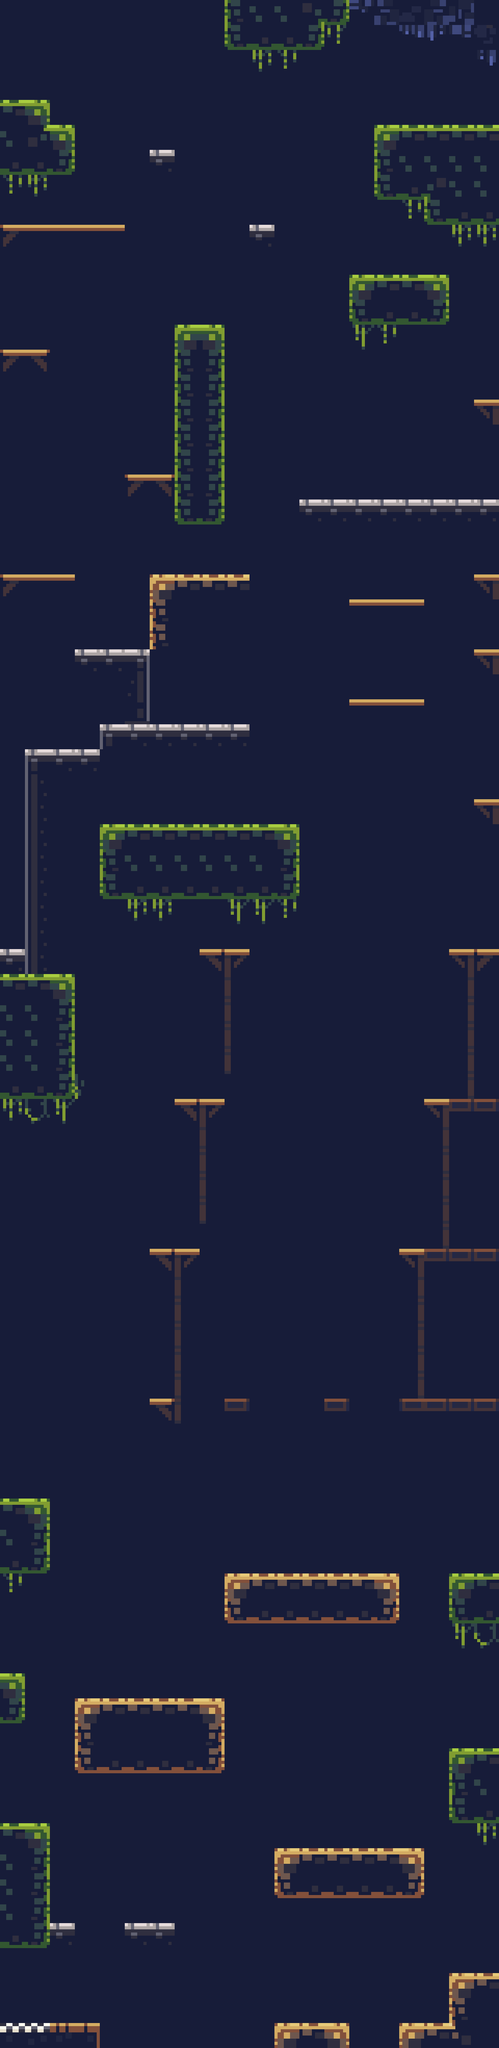

Below is a game level as drawn by its tile map, then a one-line description and the .tmx that defines it (tile-layer data replaced by summaries):
An orthogonal 20x82 tile map with 64x64 px tiles, 4 tile layers (BG, Terrain, Platforms, FG), 7 tilesets and 125 objects (25x Frog, 24x torch_flame, 24x torch_base, 22x spikes, 20x coin, ...).

<map version="1.10" tiledversion="1.11.2" orientation="orthogonal" renderorder="right-down" width="20" height="82" tilewidth="64" tileheight="64" infinite="0" nextlayerid="13" nextobjectid="319">
 <tileset firstgid="1" source="../tilesets/MP2 Tileset_scaled_64x.tsx" />
 <tileset firstgid="385" source="../tilesets/MP2 Ground Tileset.tsx" />
 <tileset firstgid="475" source="../tilesets/scaled player.tsx" />
 <tileset firstgid="476" source="../tilesets/spikes.tsx" />
 <tileset firstgid="477" source="../tilesets/frog.tsx" />
 <tileset firstgid="478" source="../tilesets/coin.tsx" />
 <tileset firstgid="479" source="../tilesets/scaled diseased rat.tsx" />
 <layer id="1" name="BG" width="20" height="82">
  <data>[1640 cells, 1640 non-empty, 2 distinct tile ids]</data>
 </layer>
 <objectgroup id="8" name="BG details">
  <object id="139" name="torch_flame" gid="66" x="576" y="896" width="64" height="64" />
  <object id="140" name="torch_flame" gid="66" x="384" y="896" width="64" height="64" />
  <object id="141" name="torch_flame" gid="66" x="512" y="512" width="64" height="64" />
  <object id="142" name="torch_flame" gid="66" x="896" y="384" width="64" height="64" />
  <object id="143" name="torch_flame" gid="66" x="192" y="320" width="64" height="64" />
  <object id="144" name="torch_flame" gid="66" x="768" y="1600" width="64" height="64" />
  <object id="145" name="torch_flame" gid="66" x="64" y="1600" width="64" height="64" />
  <object id="146" name="torch_flame" gid="66" x="210.667" y="2085.33" width="64" height="64" />
  <object id="147" name="torch_flame" gid="66" x="704" y="1984" width="64" height="64" />
  <object id="148" name="torch_flame" gid="66" x="1088" y="2240" width="64" height="64" />
  <object id="149" name="torch_flame" gid="66" x="1216" y="2560" width="64" height="64" />
  <object id="150" name="torch_flame" gid="66" x="256" y="2496" width="64" height="64" />
  <object id="151" name="torch_flame" gid="66" x="448" y="2944" width="64" height="64" />
  <object id="152" name="torch_flame" gid="66" x="64" y="3136" width="64" height="64" />
  <object id="153" name="torch_flame" gid="66" x="1088" y="3328" width="64" height="64" />
  <object id="154" name="torch_flame" gid="66" x="1152" y="2944" width="64" height="64" />
  <object id="155" name="torch_flame" gid="66" x="1216" y="3776" width="64" height="64" />
  <object id="156" name="torch_flame" gid="66" x="1216" y="4288" width="64" height="64" />
  <object id="157" name="torch_flame" gid="66" x="0" y="4160" width="64" height="64" />
  <object id="158" name="torch_flame" gid="66" x="0" y="4544" width="64" height="64" />
  <object id="159" name="torch_flame" gid="66" x="64" y="5056" width="64" height="64" />
  <object id="160" name="torch_flame" gid="66" x="1216" y="4800" width="64" height="64" />
  <object id="161" name="torch_base" gid="78" x="1216" y="4864" width="64" height="64" />
  <object id="162" name="torch_base" gid="78" x="1216" y="4352" width="64" height="64" />
  <object id="163" name="torch_base" gid="78" x="0" y="4608" width="64" height="64" />
  <object id="164" name="torch_base" gid="78" x="64" y="5120" width="64" height="64" />
  <object id="165" name="torch_base" gid="78" x="0" y="4224" width="64" height="64" />
  <object id="166" name="torch_base" gid="78" x="1216" y="3840" width="64" height="64" />
  <object id="167" name="torch_base" gid="78" x="1088" y="3392" width="64" height="64" />
  <object id="168" name="torch_base" gid="78" x="64" y="3200" width="64" height="64" />
  <object id="169" name="torch_base" gid="78" x="448" y="3008" width="64" height="64" />
  <object id="170" name="torch_base" gid="78" x="1152" y="3008" width="64" height="64" />
  <object id="171" name="torch_base" gid="78" x="1216" y="2624" width="64" height="64" />
  <object id="172" name="torch_base" gid="78" x="256" y="2560" width="64" height="64" />
  <object id="173" name="torch_base" gid="78" x="1088" y="2304" width="64" height="64" />
  <object id="174" name="torch_base" gid="78" x="210.667" y="2149.33" width="64" height="64" />
  <object id="175" name="torch_base" gid="78" x="704" y="2048" width="64" height="64" />
  <object id="176" name="torch_base" gid="78" x="64" y="1664" width="64" height="64" />
  <object id="177" name="torch_base" gid="78" x="768" y="1664" width="64" height="64" />
  <object id="178" name="torch_base" gid="78" x="576" y="960" width="64" height="64" />
  <object id="179" name="torch_base" gid="78" x="384" y="960" width="64" height="64" />
  <object id="180" name="torch_base" gid="78" x="512" y="576" width="64" height="64" />
  <object id="181" name="torch_base" gid="78" x="896" y="448" width="64" height="64" />
  <object id="182" name="torch_base" gid="78" x="192" y="384" width="64" height="64" />
  <object id="308" name="torch_flame" gid="66" x="256" y="3520" width="64" height="64" />
  <object id="309" name="torch_base" gid="78" x="256" y="3584" width="64" height="64" />
  <object id="314" name="torch_flame" gid="66" x="650.667" y="3801.33" width="64" height="64" />
  <object id="315" name="torch_base" gid="78" x="650.667" y="3865.33" width="64" height="64" />
 </objectgroup>
 <layer id="2" name="Terrain" width="20" height="82">
  <data>[1640 cells, 235 non-empty, 44 distinct tile ids]</data>
 </layer>
 <layer id="7" name="Platforms" width="20" height="82">
  <data>[1640 cells, 42 non-empty, 4 distinct tile ids]</data>
 </layer>
 <layer id="12" name="FG" width="20" height="82">
  <data>[1640 cells, 28 non-empty, 9 distinct tile ids]</data>
 </layer>
 <objectgroup id="4" name="Objects">
  <object id="277" name="spikes" gid="476" x="256" y="5248" width="64" height="64">
   <properties>
    <property name="upsidedown" type="bool" value="false" />
   </properties>
  </object>
  <object id="278" name="spikes" gid="476" x="320" y="5248" width="64" height="64">
   <properties>
    <property name="upsidedown" type="bool" value="false" />
   </properties>
  </object>
  <object id="279" name="spikes" gid="476" x="384" y="5248" width="64" height="64">
   <properties>
    <property name="upsidedown" type="bool" value="false" />
   </properties>
  </object>
  <object id="280" name="spikes" gid="476" x="448" y="5248" width="64" height="64">
   <properties>
    <property name="upsidedown" type="bool" value="false" />
   </properties>
  </object>
  <object id="281" name="spikes" gid="476" x="512" y="5248" width="64" height="64">
   <properties>
    <property name="upsidedown" type="bool" value="false" />
   </properties>
  </object>
  <object id="282" name="spikes" gid="476" x="576" y="5248" width="64" height="64">
   <properties>
    <property name="upsidedown" type="bool" value="false" />
   </properties>
  </object>
  <object id="283" name="spikes" gid="476" x="640" y="5248" width="64" height="64">
   <properties>
    <property name="upsidedown" type="bool" value="false" />
   </properties>
  </object>
  <object id="285" name="spikes" gid="476" x="896" y="5248" width="64" height="64">
   <properties>
    <property name="upsidedown" type="bool" value="false" />
   </properties>
  </object>
  <object id="286" name="spikes" gid="476" x="960" y="5248" width="64" height="64">
   <properties>
    <property name="upsidedown" type="bool" value="false" />
   </properties>
  </object>
  <object id="183" name="spikes" gid="476" x="640" y="576" width="64" height="64">
   <properties>
    <property name="upsidedown" type="bool" value="false" />
   </properties>
  </object>
  </objectgroup>
 <objectgroup id="3" name="Moving Objects">
  <!-- 53 objects omitted --></objectgroup>
 <objectgroup id="10" name="Items">
  <!-- 49 objects omitted --></objectgroup>
 <objectgroup id="9" name="Enemies">
  <!-- 29 objects omitted --></objectgroup>
 <objectgroup id="11" name="Data">
  <!-- 1 objects omitted --></objectgroup>
</map>
<!-- 67 of 125 objects omitted -->